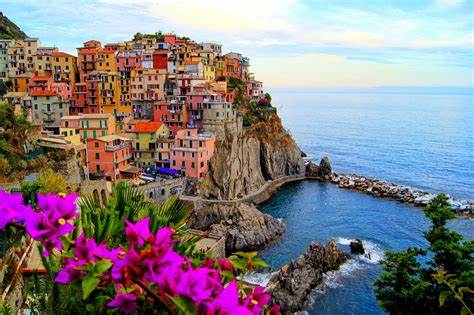
#> input picture CVSN_Assignments/Assignment_Notebooks/data/Images/CinqueTerre.jpg, 474 x 315 px
$ jupyter execute Assign1.ipynb
#> lines starting #> are read from the running program, lines starting #| are printed output that depends on the picture
# CVSN Assignment 1

- Sampad Kumar Kar
- MCS202215

[cell 1]
import cv2

import numpy as np

import matplotlib.pyplot as plt

[cell 2]
# we define a helper function to print the image using `matplotlib`

# this prints colored image
def print_image(img, isGray=False, title="Image"):
    # OpenCV reads images in BGR, and matplotlib reads images in RGB
    # so, we switch the color channels using `cvtColor` method

    # if isGray = True, we first grayscale the image using the same `cvtColor` method
    if isGray:
        img_gray = cv2.cvtColor(img, cv2.COLOR_BGR2GRAY)
        img_colored = cv2.cvtColor(img_gray, cv2.COLOR_BGR2RGB)
    else:
        img_colored = cv2.cvtColor(img, cv2.COLOR_BGR2RGB)

    plt.figure(figsize=(10,6))
    plt.imshow(img_colored)
    plt.axis(False)
    plt.title(title)
    plt.show()

[cell 3]
def print_single_channel_image(img, title="Image"):
    # convert BGR to RGB
    img_colored = cv2.cvtColor(img, cv2.COLOR_BGR2RGB)

    plt.figure(figsize=(10,6))
    plt.imshow(img_colored)
    plt.axis(False)
    plt.title(title)
    plt.show()

# 1.

[cell 4]
img = cv2.imread("./data/Images/CinqueTerre.jpg")
#> img is the input picture: shape (315, 474, 3); mean B, G, R 131.9, 125.4, 133.5
print_image(img, title="CinqueTerre")

## 1.(a)

[cell 5]
height, width, channels = img.shape
#> height = 315; width = 474; channels = 3
print(height, width, channels)
#| 315 474 3

## 1.(b)

[cell 6]
# top left
subimg1 = img[:50, :50, :]
print_image(subimg1, title="SI1")

# bottom right
subimg2 = img[height-50:, width-50:, :]
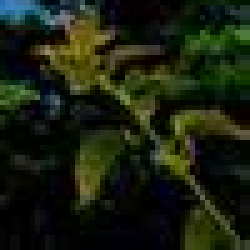
#> subimg2: shape (50, 50, 3) (shown 5 times larger); mean B, G, R 16, 32.2, 25.6
print_image(subimg2, title="SI2")

[cell 7]
SSD = np.sum(np.square(subimg1 - subimg2))
#> SSD = 781484
SSD
#> Out = 781484

# 2.

[cell 8]
# read the image as single channel grayscaled image
img = cv2.imread("./data/Images/monastery.jpg", cv2.IMREAD_GRAYSCALE)
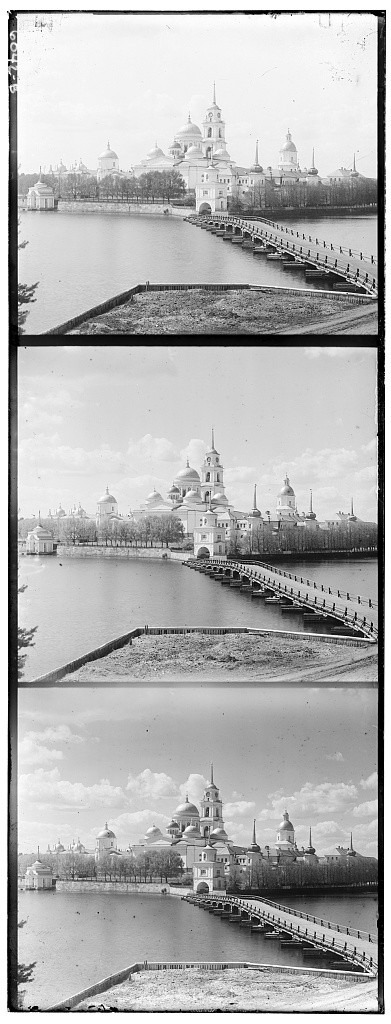
#> input picture CVSN_Assignments/Assignment_Notebooks/data/Images/monastery.jpg, 391 x 1024 px
#> img is the input picture: shape (1024, 391); min 0, max 255, mean 177.7
print_image(img)

[cell 9]
h,w = img.shape
#> h = 1024; w = 391
print(h,w)
#| 1024 391

[cell 10]
B = img[:341, :]
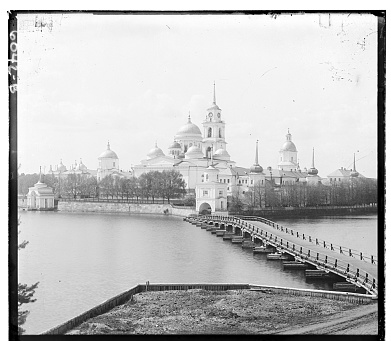
#> B: shape (341, 391); min 0, max 255, mean 189.2
print_image(B, title="B")
print(B.shape)
#| (341, 391)

[cell 11]
G = img[342:683, :]
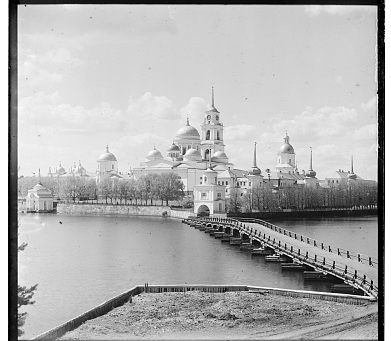
#> G: shape (341, 391); min 0, max 255, mean 176.5
print_image(G, title="G")
print(G.shape)
#| (341, 391)

[cell 12]
R = img[683:, :]
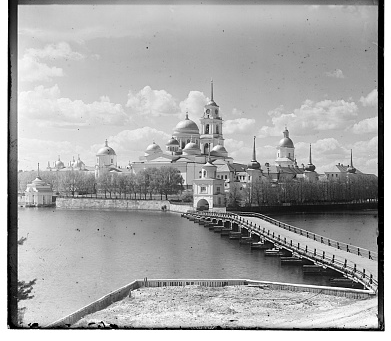
#> R: shape (341, 391); min 0, max 255, mean 167.7
print_image(R, title="R")
print(R.shape)
#| (341, 391)

[cell 13]
# print image before merging
merged_img = cv2.merge([B,G,R])
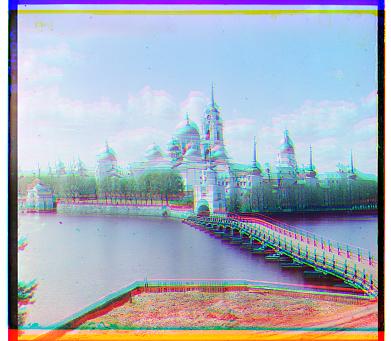
#> merged_img: shape (341, 391, 3); mean of channels 0, 1, 2 189.2, 176.5, 167.7; drawn as B, G, R
print_image(merged_img, title="Before Sliding")

## 2.(a)

[cell 14]
def slide_compare(img1, img2, search_window=10):
    # assuming img1: h, w; img2: h-search_window, w-search_window
    h,w = img1.shape

    dh, dw = 0, 0
    best_ssd = np.inf

    for i in range(search_window):
        for j in range(search_window):
            img1_slice = img1[i:h+i-search_window, j:w+j-search_window]
            curr_ssd = np.sum(np.square(img1_slice - img2))

            if curr_ssd < best_ssd:
                best_ssd = curr_ssd
                dh, dw = i, j

    return dh, dw, best_ssd

[cell 15]
# we compare B,R with G and find the slice of G which gives the best ssd

def align_merge(B, G, R, search_window=10):
    # compare B, R, with G
    # assume the shape of B, G, R are the same
#> called with search_window = 10
    h,w = B.shape
#> h = 341; w = 391

    best_ssd = np.inf
    best_b_ssd = np.inf
    best_r_ssd = np.inf

    best_B = None
    best_G = None
    best_R = None

    for ki in range(search_window):
        for kj in range(search_window):
            G_slice = G[ki:h+ki-search_window, kj:w+kj-search_window]

            b_dh, b_dw, b_ssd = slide_compare(B, G_slice, search_window)
            r_dh, r_dw, r_ssd = slide_compare(R, G_slice, search_window)

            curr_ssd = r_ssd + b_ssd

            if curr_ssd < best_ssd:
                best_b_ssd, best_r_ssd = b_ssd, r_ssd
                best_ssd = curr_ssd

                best_B = B[b_dh:h+b_dh-search_window, b_dw:w+b_dw-search_window]
                best_R = R[r_dh:h+r_dh-search_window, r_dw:w+r_dw-search_window]
                best_G = G_slice
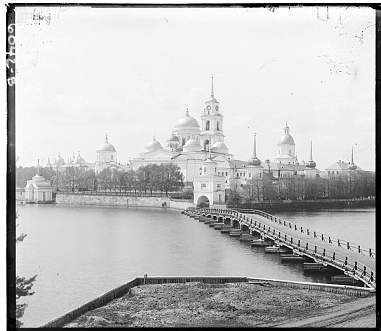
#> best_B: shape (331, 381); min 0, max 255, mean 189.1
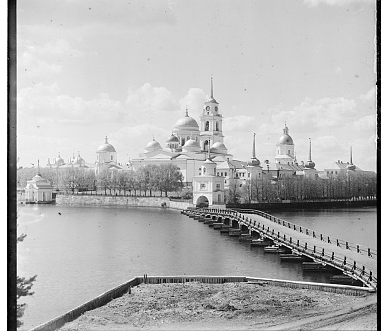
#> best_G: shape (331, 381); min 0, max 255, mean 178.2
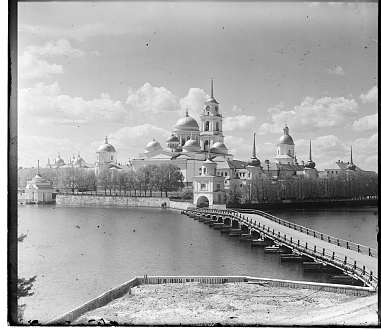
#> best_R: shape (331, 381); min 0, max 255, mean 165.9
#> after the loop, best_b_ssd = 12843952; best_r_ssd = 12527203; best_ssd = 25371155

    # merge the images
    merged_img = cv2.merge([best_B, best_G, best_R])
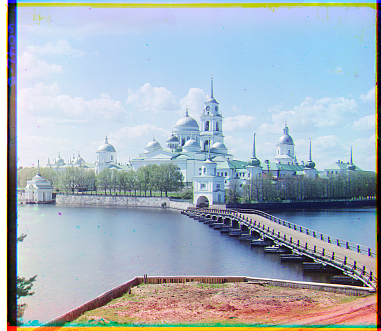
#> merged_img: shape (331, 381, 3); mean of channels 0, 1, 2 189.1, 178.2, 165.9; drawn as B, G, R
    return merged_img, best_b_ssd, best_r_ssd, best_ssd

## 2.(b), (c), (d)

[cell 16]
merged_img, best_b_ssd, best_r_ssd, best_ssd = align_merge(B,G,R, search_window = 10)
#> best_b_ssd = 12843952; best_r_ssd = 12527203; best_ssd = 25371155
print_image(merged_img, title="After Sliding")

[cell 17]
print("Best B vs G SSD:", best_b_ssd)
#| Best B vs G SSD: 12843952
print("Best R vs G SSD:", best_r_ssd)
#| Best R vs G SSD: 12527203
print("Best Total SSD:", best_ssd)
#| Best Total SSD: 25371155
